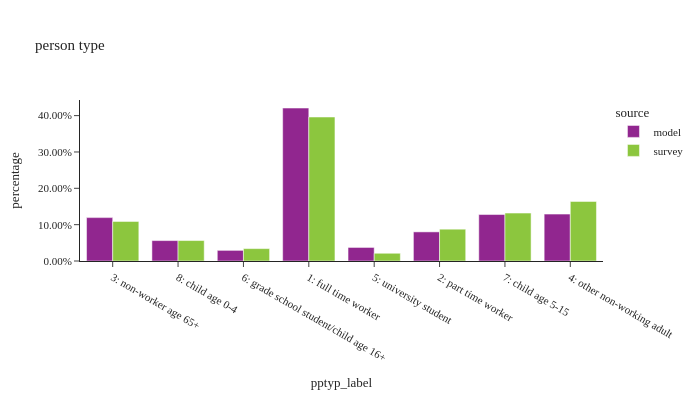

The code cell stored with this chart in its notebook:
### Code cell
df_plot = (
    person.group_by(['source', 'pptyp_label'])
    .agg([
        pl.col('psexpfac').sum().alias('psexpfac'),
        pl.col('psexpfac').count().alias('sample count')
    ])
    .with_columns((pl.col('psexpfac') / pl.col('psexpfac').sum().over(['source'])).alias('percentage'))
)

fig = px.bar(df_plot.sort(['source']).to_pandas(), x="pptyp_label", y="percentage", color="source",
             hover_data=['sample count'],
             barmode="group", title="person type")
fig.update_layout(height=400, width=700, font=dict(size=11),
                  yaxis=dict(tickformat=".2%"))
fig.show()

### Figure 1 — Plotly figure (JSON) as saved in the notebook; plotly's stock layout.template omitted (floating-point values rounded to 4 significant figures)
{"data": [{"alignmentgroup": "True", "customdata": [[520052], [244758], [127563], [1833165], [162388], [348968], [557103], [562022]], "hovertemplate": "source=model<br>pptyp_label=%{x}<br>percentage=%{y}<br>sample count=%{customdata[0]}<extra></extra>", "legendgroup": "model", "marker": {"color": "#91268F", "pattern": {"shape": ""}}, "name": "model", "offsetgroup": "model", "orientation": "v", "showlegend": true, "textposition": "auto", "type": "bar", "x": ["3: non-worker age 65+", "8: child age 0-4", "6: grade school student/child age 16+", "1: full time worker", "5: university student", "2: part time worker", "7: child age 5-15", "4: other non-working adult"], "xaxis": "x", "y": [0.1194, 0.05619, 0.02928, 0.4208, 0.03728, 0.08011, 0.1279, 0.129], "yaxis": "y"}, {"alignmentgroup": "True", "customdata": [[1090], [2895], [170], [288], [125], [573], [1039], [555]], "hovertemplate": "source=survey<br>pptyp_label=%{x}<br>percentage=%{y}<br>sample count=%{customdata[0]}<extra></extra>", "legendgroup": "survey", "marker": {"color": "#8CC63E", "pattern": {"shape": ""}}, "name": "survey", "offsetgroup": "survey", "orientation": "v", "showlegend": true, "textposition": "auto", "type": "bar", "x": ["3: non-worker age 65+", "1: full time worker", "5: university student", "8: child age 0-4", "6: grade school student/child age 16+", "7: child age 5-15", "4: other non-working adult", "2: part time worker"], "xaxis": "x", "y": [0.1089, 0.3961, 0.02129, 0.0563, 0.0341, 0.1318, 0.1639, 0.08753], "yaxis": "y"}], "layout": {"barmode": "group", "font": {"size": 11}, "height": 400, "legend": {"title": {"text": "source"}, "tracegroupgap": 0}, "title": {"text": "person type"}, "width": 700, "xaxis": {"anchor": "y", "domain": [0.0, 1.0], "title": {"text": "pptyp_label"}}, "yaxis": {"anchor": "x", "domain": [0.0, 1.0], "tickformat": ".2%", "title": {"text": "percentage"}}}}
